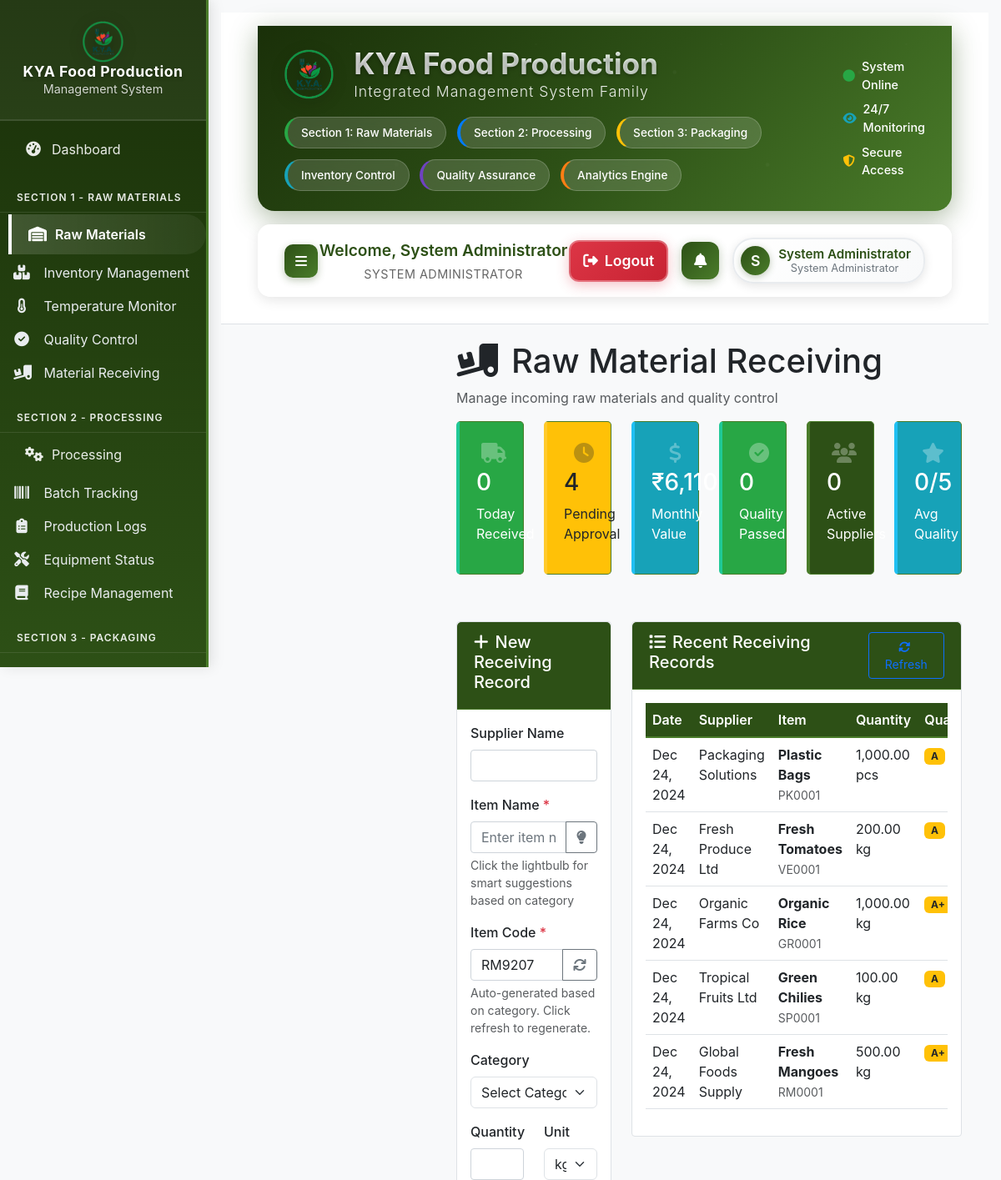
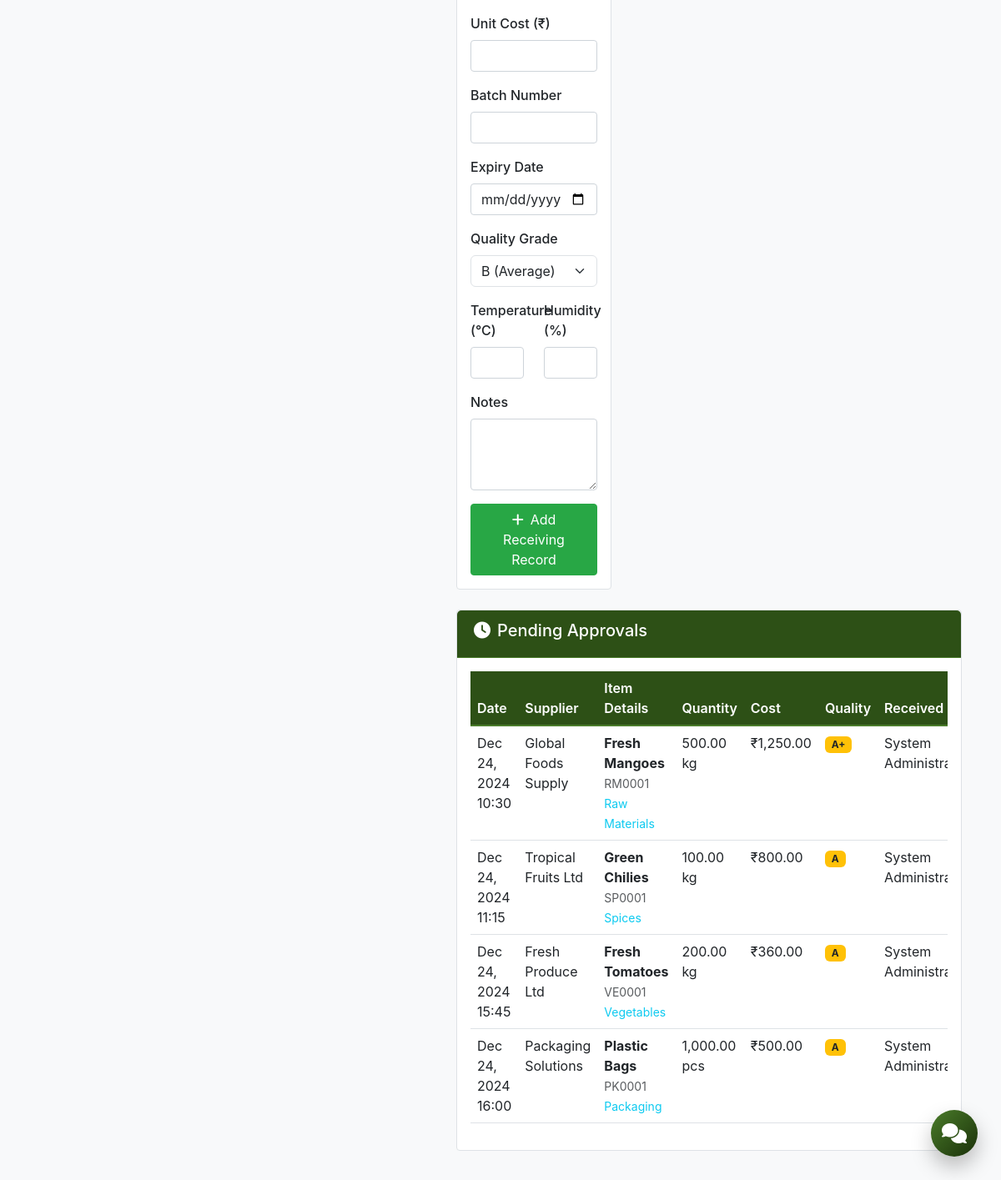
/modules/section1/receiving.php (signed in), run on the app's committed database (2 pictures, top to bottom).
### tables this page shows
CREATE TABLE `receiving_records` (
  `id` int(11) NOT NULL AUTO_INCREMENT,
  `supplier_name` varchar(255) NOT NULL,
  `item_name` varchar(255) NOT NULL,
  `item_code` varchar(50) NOT NULL,
  `category` varchar(100) NOT NULL,
  `quantity` decimal(10,3) NOT NULL,
  `unit` varchar(20) NOT NULL,
  `unit_cost` decimal(10,2) NOT NULL,
  `total_cost` decimal(12,2) NOT NULL,
  `batch_number` varchar(100) DEFAULT NULL,
  `expiry_date` date DEFAULT NULL,
  `quality_grade` enum('A+','A','B','C','D') DEFAULT 'B',
  `temperature` decimal(5,2) DEFAULT NULL,
  `humidity` decimal(5,2) DEFAULT NULL,
  `received_by` int(11) NOT NULL,
  `received_date` timestamp NOT NULL DEFAULT current_timestamp(),
  `status` enum('pending','approved','rejected') DEFAULT 'pending',
  `approved_by` int(11) DEFAULT NULL,
  `approved_date` timestamp NULL DEFAULT NULL,
  `notes` text DEFAULT NULL,
  `created_at` timestamp NOT NULL DEFAULT current_timestamp(),
  `updated_at` timestamp NOT NULL DEFAULT current_timestamp() ON UPDATE current_timestamp(),
  PRIMARY KEY (`id`),
  KEY `supplier_name` (`supplier_name`),
  KEY `item_code` (`item_code`),
  KEY `category` (`category`),
  KEY `status` (`status`),
  KEY `received_date` (`received_date`),
  KEY `received_by` (`received_by`),
  KEY `approved_by` (`approved_by`),
  CONSTRAINT `receiving_records_ibfk_1` FOREIGN KEY (`received_by`) REFERENCES `users` (`id`) ON DELETE RESTRICT,
  CONSTRAINT `receiving_records_ibfk_2` FOREIGN KEY (`approved_by`) REFERENCES `users` (`id`) ON DELETE SET NULL
);

CREATE TABLE `users` (
  `id` int(11) NOT NULL AUTO_INCREMENT,
  `username` varchar(50) NOT NULL,
  `password` varchar(255) NOT NULL,
  `role` varchar(50) NOT NULL,
  `full_name` varchar(100) NOT NULL,
  `email` varchar(100) NOT NULL,
  `phone` varchar(20) DEFAULT NULL,
  `profile_image` varchar(255) DEFAULT NULL,
  `last_login` datetime DEFAULT NULL,
  `login_attempts` int(11) DEFAULT 0,
  `account_locked` tinyint(1) DEFAULT 0,
  `is_active` tinyint(1) DEFAULT 1,
  `created_at` timestamp NOT NULL DEFAULT current_timestamp(),
  `updated_at` timestamp NOT NULL DEFAULT current_timestamp() ON UPDATE current_timestamp(),
  PRIMARY KEY (`id`),
  UNIQUE KEY `username` (`username`),
  UNIQUE KEY `email` (`email`)
);

### modules/section1/receiving.php (the view, shortened to what the rows shown need)
<?php
require_once '../../config/session.php';
$db = new Database();
$conn = $db->connect();
$recentReceiving = getRecentReceivingRecords(20);
$pendingApprovals = getPendingReceivingApprovals();
function getRecentReceivingRecords($limit = 20) {
    global $conn;
    try {
        $stmt = $conn->prepare("
            SELECT r.*, u.full_name as received_by_name
            FROM receiving_records r
            LEFT JOIN users u ON r.received_by = u.id
            ORDER BY r.received_date DESC
            LIMIT ?
        ");
        $stmt->execute([$limit]);
        return $stmt->fetchAll(PDO::FETCH_ASSOC);
    } catch (Exception $e) {
        return [];
    }
}
function getPendingReceivingApprovals() {
    global $conn;
    try {
        $stmt = $conn->query("
            SELECT r.*, u.full_name as received_by_name
            FROM receiving_records r
            LEFT JOIN users u ON r.received_by = u.id
            WHERE r.status = 'pending'
            ORDER BY r.received_date ASC
        ");
        return $stmt->fetchAll(PDO::FETCH_ASSOC);
    } catch (Exception $e) {
        return [];
    }
}
?>
<!DOCTYPE html>
<html lang="en">
<head>
    <link href="https://cdn.jsdelivr.net/npm/bootstrap@5.3.2/dist/css/bootstrap.min.css" rel="stylesheet">
    <link href="https://cdnjs.cloudflare.com/ajax/libs/font-awesome/6.4.0/css/all.min.css" rel="stylesheet">
    <link href="../../assets/css/style.css" rel="stylesheet">
</head>
<body>
    <?php include '../../includes/header.php'; ?>
    <div class="main-content">
        <div class="container-fluid">
            <div class="row">
                <div class="col-12">
                    <div class="page-header">
                        <h1><i class="fas fa-truck-loading me-3"></i>Raw Material Receiving</h1>
                    </div>
                    <div class="row">
                        <div class="col-lg-8 mb-4">
                            <div class="card">
                                <div class="card-body">
                                    <div class="table-responsive">
                                        <table class="table table-hover">
                                            <thead>
                                                <tr>
                                                    <th>Date</th>
                                                    <th>Supplier</th>
                                                    <th>Item</th>
                                                    <th>Quantity</th>
                                                    <th>Quality</th>
                                                </tr>
                                            </thead>
                                            <tbody>
                                                <?php foreach ($recentReceiving as $record): ?>
                                                <tr>
                                                    <td><?php echo date('M j, Y', strtotime($record['received_date'])); ?></td>
                                                    <td><?php echo htmlspecialchars($record['supplier_name']); ?></td>
                                                    <td>
                                                        <strong><?php echo htmlspecialchars($record['item_name']); ?></strong><br>
                                                        <small class="text-muted"><?php echo htmlspecialchars($record['item_code']); ?></small>
                                                    </td>
                                                    <td><?php echo number_format($record['quantity'], 2) . ' ' . $record['unit']; ?></td>
                                                    <td>
                                                        <span class="badge bg-<?php echo $record['quality_grade'] >= 'B' ? 'success' : 'warning'; ?>">
                                                            <?php echo $record['quality_grade']; ?>
                                                        </span>
                                                    </td>
                                                </tr>
                                                <?php endforeach; ?>
                                            </tbody>
                                        </table>
                                    </div>
                                </div>
                            </div>
                        </div>
                    </div>
                    <?php if (!empty($pendingApprovals) && $userInfo['role'] === 'admin'): ?>
                    <div class="row">
                        <div class="col-12">
                            <div class="card">
                                <div class="card-body">
                                    <div class="table-responsive">
                                        <table class="table table-hover">
                                            <thead>
                                                <tr>
                                                    <th>Date</th>
                                                    <th>Supplier</th>
                                                    <th>Item Details</th>
                                                    <th>Quantity</th>
                                                    <th>Cost</th>
                                                    <th>Quality</th>
                                                    <th>Received By</th>
                                                </tr>
                                            </thead>
                                            <tbody>
                                                <?php foreach ($pendingApprovals as $record): ?>
                                                <tr>
                                                    <td><?php echo date('M j, Y H:i', strtotime($record['received_date'])); ?></td>
                                                    <td><?php echo htmlspecialchars($record['supplier_name']); ?></td>
                                                    <td>
                                                        <strong><?php echo htmlspecialchars($record['item_name']); ?></strong><br>
                                                        <small class="text-muted"><?php echo htmlspecialchars($record['item_code']); ?></small><br>
                                                        <small class="text-info"><?php echo htmlspecialchars($record['category']); ?></small>
                                                    </td>
                                                    <td><?php echo number_format($record['quantity'], 2) . ' ' . $record['unit']; ?></td>
                                                    <td>₹<?php echo number_format($record['total_cost'], 2); ?></td>
                                                    <td>
                                                        <span class="badge bg-<?php echo $record['quality_grade'] >= 'B' ? 'success' : 'warning'; ?>">
                                                            <?php echo $record['quality_grade']; ?>
                                                        </span>
                                                    </td>
                                                    <td><?php echo htmlspecialchars($record['received_by_name']); ?></td>
                                                </tr>
                                                <?php endforeach; ?>
                                            </tbody>
                                        </table>
                                    </div>
                                </div>
                            </div>
                        </div>
                    </div>
                    <?php endif; ?>
                </div>
            </div>
        </div>
    </div>
    <?php include '../../includes/footer.php'; ?>
</body>
</html>

### data on the page
receiving_records: received_date "Dec 24, 2024", supplier_name "Packaging Solutions", item_name "Plastic Bags", item_code "PK0001", quantity "1,000.00", unit "pcs", quality_grade "A", received_date "Dec 24, 2024 16:00", category "Packaging", total_cost "500.00", received_by.full_name "System…"
receiving_records: received_date "Dec 24, 2024", supplier_name "Fresh Produce Ltd", item_name "Fresh Tomatoes", item_code "VE0001", quantity "200.00", unit "kg", quality_grade "A", received_date "Dec 24, 2024 15:45", category "Vegetables", total_cost "360.00", received_by.full_name "System…"
receiving_records: received_date "Dec 24, 2024", supplier_name "Organic Farms Co", item_name "Organic Rice", item_code "GR0001", quantity "1,000.00", unit "kg", quality_grade "A+"
receiving_records: received_date "Dec 24, 2024", supplier_name "Tropical Fruits Ltd", item_name "Green Chilies", item_code "SP0001", quantity "100.00", unit "kg", quality_grade "A", received_date "Dec 24, 2024 11:15", category "Spices", total_cost "800.00", received_by.full_name "System…"
receiving_records: received_date "Dec 24, 2024", supplier_name "Global Foods Supply", item_name "Fresh Mangoes", item_code "RM0001", quantity "500.00", unit "kg", quality_grade "A+", received_date "Dec 24, 2024 10:30", category "Raw Materials", total_cost "1,250.00", received_by.full_name "System…"

### other printed values
$userInfo['full_name'] "System Administrator"
USER_ROLES[$userInfo['role']]['name'] "SYSTEM ADMINISTRATOR"
substr($userInfo['full_name'], 0, 1) "S"
USER_ROLES[$userInfo['role']]['name'] "System Administrator"
$stats['today_received'] "0"
$stats['pending_approval'] "4"
$stats['total_value'] "6,110"
$stats['quality_passed'] "0"
$stats['suppliers_active'] "0"
$stats['avg_quality'] "0"
